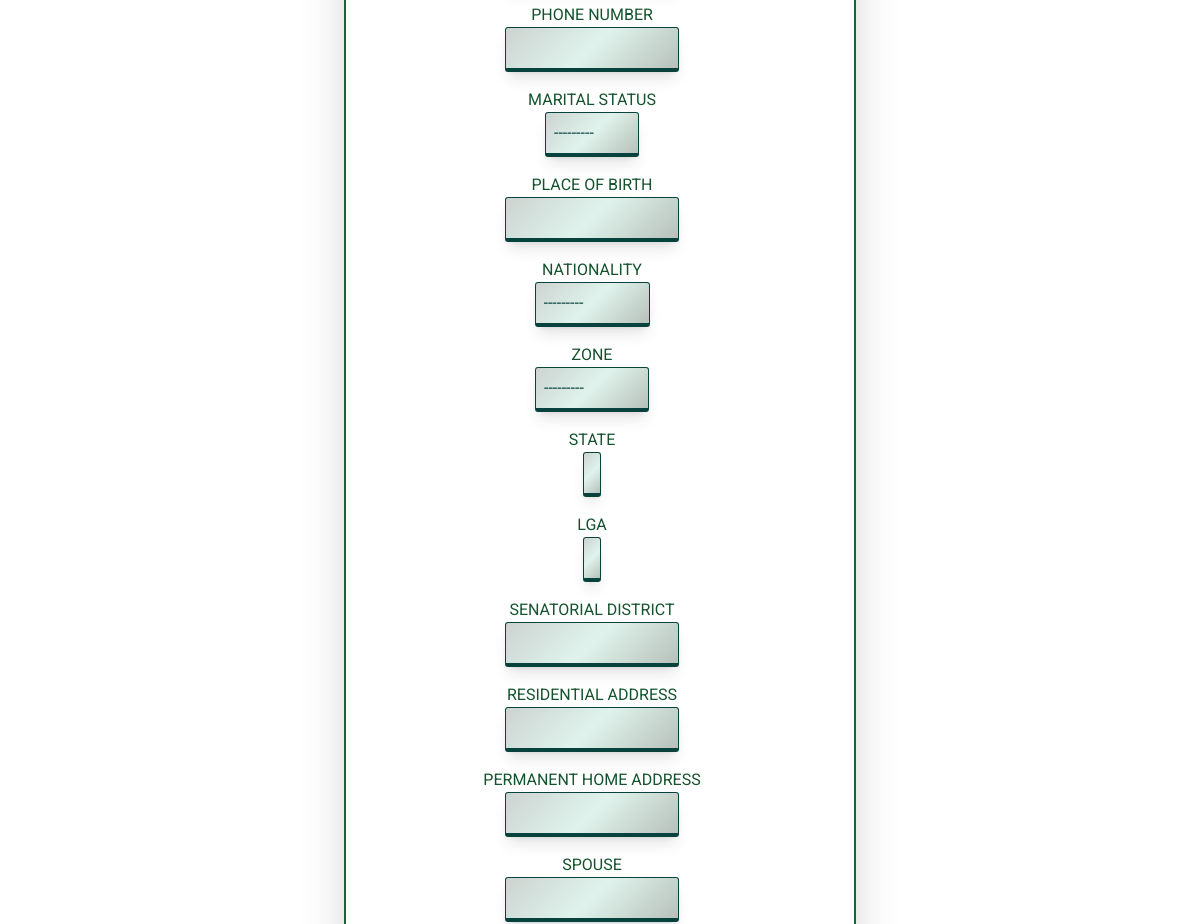
Before: /updateprofile/10/ (signed in, middle part) with the older database file.
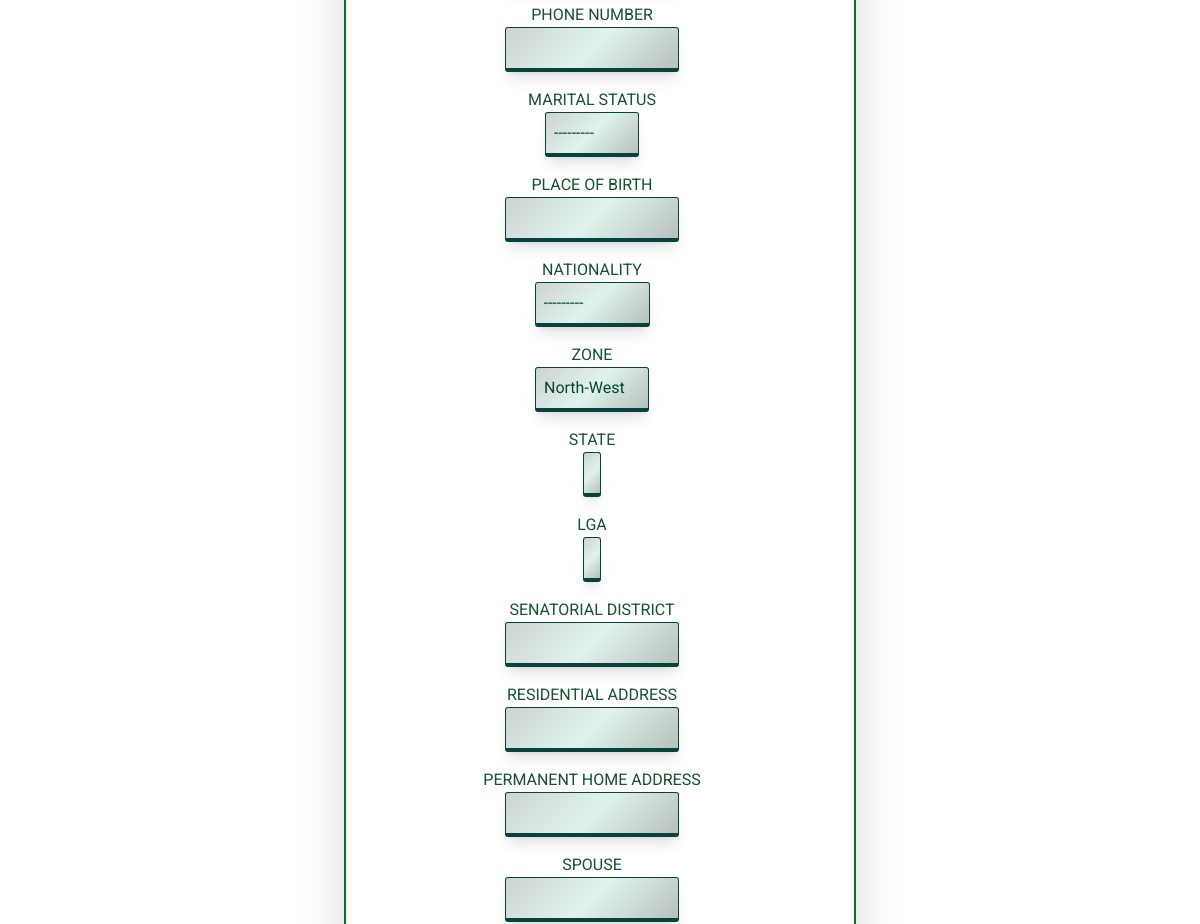
After: the same page with the newer database file.
### staff/models.py (models this page shows, shortened)
class PersonalDetail(models.Model):
    user = models.OneToOneField(User, null=True, on_delete=models.CASCADE)
    middlename = models.CharField(max_length=300, null=True,blank=True)
    staff_no = models.IntegerField(null=True, unique=True, blank=True, validators=[valMax, MaxValueValidator(999999)])
    title = models.CharField(max_length=300, null=True, blank=True)
    sex=(('MALE','MALE'),('FEMALE','FEMALE'))
    gender = models.CharField(choices=sex, max_length=10, null=True, blank=True)
    date_of_birth = models.DateField(null=True, blank=True)
    phone_number = models.IntegerField(null=True, blank=True)
    m_status=(('MARRIED','MARRIED'), ('SINGLE','SINGLE'), ('DIVORCED','DIVORCED'), ('DIVORCEE','DIVORCEE'), ('WIDOW','WIDOW'), ('WIDOWER','WIDOWER'))
    marital_status = models.CharField(choices=m_status, max_length=100, null=True, blank=True)
    place_of_birth = models.CharField(max_length=150, null=True, blank=True)
    nationality_status=(('NIGERIAN','NIGERIAN'),('NON-CITIZEN','NON-CITIZEN'))
    nationality = models.CharField(choices=nationality_status, max_length=200, null=True, blank=True)
    geo_political_zone=models.TextChoices('GEO_POLITICAL_ZONE','NORTH-EAST NORTH-WEST NORTH-CENTRAL SOUTH-EAST SOUTH-WEST SOUTH-SOUTH')
    zone = models.CharField(blank=True, choices=geo_political_zone.choices, max_length=300, null=True)
    state=models.CharField(blank=True,max_length=30, null=True)
    lga=models.CharField(blank=True,max_length=30, null=True)
    senatorial_district = models.CharField(max_length=50, null=True, blank=True)
    residential_address = models.CharField(max_length=300, null=True, blank=True)
    permanent_home_address = models.CharField(max_length=300, null=True, blank=True)
    spouse = models.CharField(max_length=300, null=True, blank=True)
    hobbies = models.CharField(max_length=300, null=True, blank=True)
    faith=(('ISLAM', 'ISLAM'), ('CHRISTIANITY','CHRISTIANITY'),('TRADITIONAL', 'TRADITIONAL'))
    religion = models.CharField(choices=faith, max_length=100, null=True, blank=True)
    number_of_children = models.IntegerField(null=True, blank=True)
    name_of_children = models.TextField(max_length=400, null=True, blank=True)
    dob_of_children = models.TextField(max_length=300, null=True, blank=True)
    next_of_kin_1_fullname = models.CharField(max_length=300, null=True, blank=True)
    next_of_kin_1_phone_number = models.IntegerField(null=True, blank=True)
    next_of_kin_1_email = models.EmailField(max_length=300, null=True, blank=True)
    next_of_kin_1_address = models.CharField(max_length=300, null=True, blank=True)
    next_of_kin_1_relationship = models.CharField(max_length=300, null=True, blank=True)
    next_of_kin_2_fullname = models.CharField(max_length=300, null=True, blank=True)
    next_of_kin_2_phone_number = models.IntegerField(null=True, blank=True)
    next_of_kin_2_email = models.EmailField(max_length=300, null=True, blank=True)
    next_of_kin_2_address = models.CharField(max_length=300, null=True, blank=True)
    next_of_kin_2_relationship = models.CharField(max_length=300, null=True, blank=True)
    timestamp = models.DateTimeField('date added', auto_now_add=True)

### ems/decorators.py (the view)
        def wrapper_func(request, *args, **kwargs):
            group = None
            if request.user.groups.exists():
                group = request.user.groups.all()[0].name
            if group in allowed_roles:
                return view_func(request, *args, **kwargs)
            else:
                return HttpResponseRedirect(reverse('ems:auth'))

### staff/forms.py (shortened to what this page needs)
class PersonalDetailForm(forms.ModelForm):
    class Meta:
        model = PersonalDetail
        fields = '__all__'
        widgets = {
            'zone': forms.Select(attrs={'id': 'id_zone'}),
            'state': forms.Select(attrs={'id': 'id_state'}),
            'lga': forms.Select(attrs={'id': 'id_lga'}),
        }
        exclude = ['user']

### staff/views.py (called while the page is built, shortened)
@unauthenticated_user
@allowed_users(allowed_roles=['admin'])
def updateProfileForm(request, pk):
    user=User.objects.get(id=pk)
    profileform = PersonalDetailForm(instance=user.personaldetail)
    context = {'profileform':profileform}
    return render(request, 'staff/updateProfile.html', context)

### staff/templates/staff/updateProfile.html (shortened to what this page needs)
{%extends "base.html" %}
{% block main %}
<div class="border-2 border-green-800 w-1/2 mx-auto mt-1 md:p-14 bg-white shadow-2xl overflow-hidden sm:rounded-lg backdrop-blur-sm">
<form action="" method="POST" id="personal-detail-form" class="flex flex-col justify-center  uppercase  text-green-900">
    {%load widget_tweaks%}
              <div class="p-4 mr-4">
            {% for field in profileform%}
            <div class="mb-4">
              <div class="flex flex-col">
                <label class="" for="{{field.id_for_label}}">{{field.label}}</label>
              <div>
                {{field|add_class:'focus:outline-none border-b-4 border-gray-300 inBtn text-white  rounded shadow-lg hover:shadow-xl'}}
              </div>
            </div>
          </div>
            {%endfor%}
            </div>
</form>
</div>
{% endblock %}

Changed rows visible on the page:
changed PersonalDetail: zone "---------" → "North-West"
